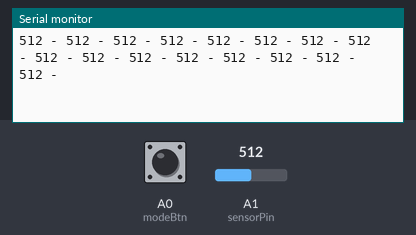
Bench run of a sketch on a simulated Teensy 4. Parts: the last lines printed to the serial monitor. Inputs (shaded band) come from the test bench; at power-on: A1 (sensorPin) = 512, A0 (modeBtn) HIGH.

Above: at 1.2 s.
1.3 s: A1 (sensorPin) set to 578
At 2.0 s:
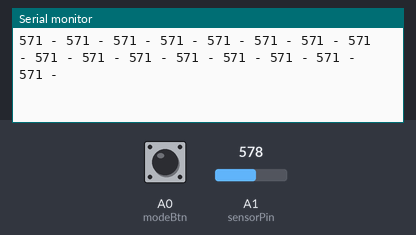
4.3 s: A1 (sensorPin) set to 604
At 5.1 s:
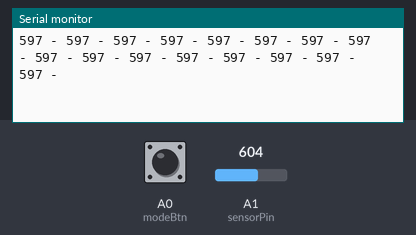
Timing chart, 0 to 6.7 s (numbered marks = the images above; inputs shaded):
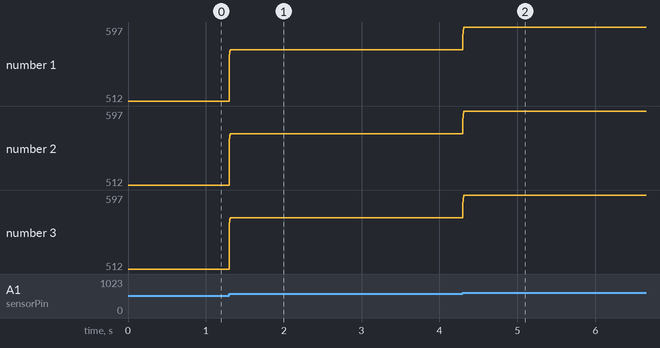

The sketch:

VirusPad_03.ino
```cpp
// Multiplexer control pins:
int muxPin1 = 12;
int muxPin2 = 11;
int muxPin3 = 10;
int muxPin4 = 9;
int sensorPin = 15;

int potmeter1Pin = 20;
int potmeter2Pin = 21;

// current and last readings on keySensors:
int sensorReadings[17];
int lastSensorReadings[17];
int sensorThreshold[17] = {};

int sensorMin[16] = {450, 590, 620, 580, 600, 640, 630, 490, 420, 620, 500, 520, 400, 590, 630, 450};

int sensorMax[16] = {550, 550, 550, 550, 550, 550, 550, 550, 550, 550, 550, 550, 550, 550, 550, 550};

// Currently pressed keys:
int activeSensors[16];

// Button pins:
int modeBtn = 14;

int diff[17];
int velocity;
int note;

int playingMode;

// error variable for the exponential filter:
float error;


void setup() {
  // Start the serial:
  Serial.begin(9600);
  // Set multiplexer control pins pinMode:
  pinMode(muxPin1,OUTPUT);
  pinMode(muxPin2,OUTPUT);
  pinMode(muxPin3,OUTPUT);
  pinMode(muxPin4,OUTPUT);

  digitalWrite(13, LOW);
  pinMode(modeBtn, INPUT_PULLUP);
}

// Function for accessing individual multiplexer sensors. Input sensor number:
int readMuxSingle(int number){
  digitalWrite(muxPin1, bitRead(number, 0));
  digitalWrite(muxPin2, bitRead(number, 1));
  digitalWrite(muxPin3, bitRead(number, 2));
  digitalWrite(muxPin4, bitRead(number, 3));
  int value = analogRead(sensorPin);
  return value;
}

// Helper function used internally in the exponential filter:
float snapCurve(float x){
  float y = 1.0 / (x + 1.0);
  y = (1.0 - y) * 2.0;
  if(y > 1.0) {
    return 1.0;
  }
  return y;
}

// Exponential filter function. Input "snapMult" = speed setting. Lower (0.001) is slower. Higher (0.1) is faster:
int expFilter(int newValue, int lastValue, int resolution, float snapMult){
  unsigned int diff = abs(newValue - lastValue);
  error += ((newValue - lastValue) - error) * 0.4;
  float snap = snapCurve(diff * snapMult);
  float outputValue = lastValue;
  outputValue  += (newValue - lastValue) * snap;
  if(outputValue < 0.0){
    outputValue = 0.0;
  }
  else if(outputValue > resolution - 1){
    outputValue = resolution - 1;
  }
  return (int)outputValue;
}

// Main loop:
void loop(){

  playingMode = digitalRead(modeBtn);
  int i;

  for(i = 0; i < 16; i++){
    // Remember the last sensor reading at this position:
    lastSensorReadings[i] = sensorReadings[i];
    sensorReadings[i] = readMuxSingle(i);
    sensorReadings[i] = expFilter(sensorReadings[i], lastSensorReadings[i], 1024, 0.01);


    Serial.print(sensorReadings[i]);
    Serial.print(" - ");
  }
  if(playingMode == 0){
    for(i = 0; i < 16; i++){
      if(sensorReadings[i] > lastSensorReadings[i]){
        diff[i] = sensorReadings[i] - lastSensorReadings[i];
        if(diff[i] > 2 && sensorReadings[i] > sensorMin[i]){
          note = 35 + i;
          velocity = map(diff[i], 2, 15, 0, 127);
          if(velocity < 0){
            velocity = 0;
          }
          else if(velocity > 127){
            velocity = 127;
          }
          usbMIDI.sendNoteOn(note, velocity, 1);
        }
      }
    }
  }
  else{
    for(i = 0; i < 16; i++){
      if(sensorReadings[i] > lastSensorReadings[i]){
        diff[i] = sensorReadings[i] - lastSensorReadings[i];
        if(diff[i] > 2 && sensorReadings[i] > sensorMin[i]){
          note = 60 + i;
          velocity = map(diff[i], 2, 15, 0, 127);
          if(velocity < 0){
            velocity = 0;
          }
          else if(velocity > 127){
            velocity = 127;
          }
        }
        if(sensorReadings[i] > sensorMin[i] && lastSensorReadings[i] <= sensorMin[i]){
          usbMIDI.sendNoteOn(i + 60, velocity, 2);
        }
      }
      else if(sensorReadings[i] <= sensorMin[i] && lastSensorReadings[i] > sensorMin[i]){
        usbMIDI.sendNoteOn(i + 60, 0, 2);
      }
    }
  }
  Serial.println();

}
// End main loop//
```

Measured:
- after the input at 1.3 s, the serial monitor: prints a new line at once (image 1)
- after the input at 4.3 s, the serial monitor: prints a new line at once (image 2)
- plotted number 1: 512 → 571 after the input at 1.3 s, 571 → 597 after the input at 4.3 s
- plotted number 2: 512 → 571 after the input at 1.3 s, 571 → 597 after the input at 4.3 s
- plotted number 3: 512 → 571 after the input at 1.3 s, 571 → 597 after the input at 4.3 s
